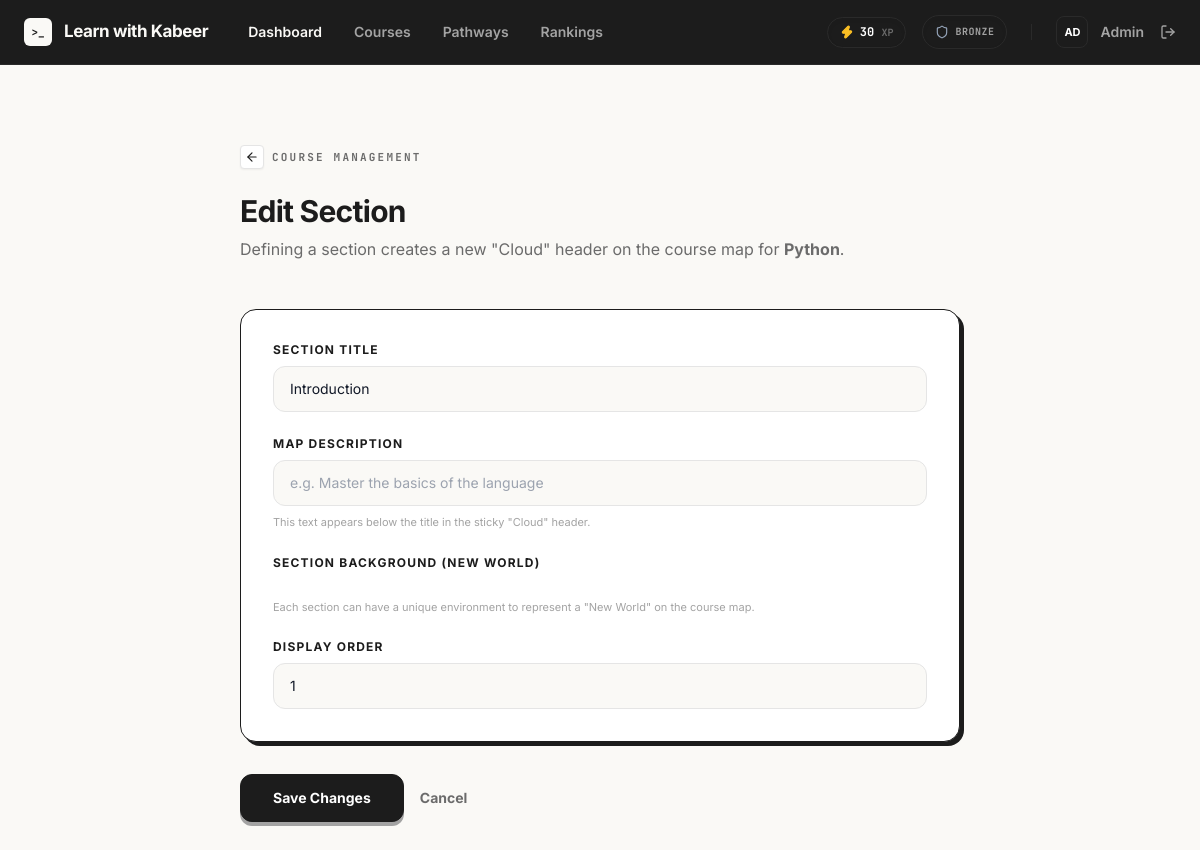
/admin/sections/5/edit (signed in), run on the app's committed database.
### tables this page shows
CREATE TABLE users (
            id INTEGER PRIMARY KEY AUTOINCREMENT,
            name TEXT NOT NULL,
            email TEXT NOT NULL UNIQUE,
            password_hash TEXT NOT NULL,
            is_admin INTEGER NOT NULL DEFAULT 0,
            created_at TEXT NOT NULL DEFAULT CURRENT_TIMESTAMP
        , total_xp INTEGER NOT NULL DEFAULT 0, streak_current INTEGER NOT NULL DEFAULT 0, streak_max INTEGER NOT NULL DEFAULT 0, last_activity_at TEXT, league TEXT NOT NULL DEFAULT 'Bronze', privacy_public INTEGER NOT NULL DEFAULT 1);

CREATE TABLE courses (
            id INTEGER PRIMARY KEY AUTOINCREMENT,
            slug TEXT NOT NULL UNIQUE,
            title TEXT NOT NULL,
            subtitle TEXT NOT NULL,
            level TEXT NOT NULL,
            status TEXT NOT NULL DEFAULT 'active'
        );

CREATE TABLE sections (
            id INTEGER PRIMARY KEY AUTOINCREMENT,
            course_id INTEGER NOT NULL,
            title TEXT NOT NULL,
            description TEXT,
            number INTEGER NOT NULL, background TEXT,
            FOREIGN KEY (course_id) REFERENCES courses (id) ON DELETE CASCADE,
            UNIQUE (course_id, number)
        );

### app.py (the view, shortened to what this page needs)
@app.route("/admin/sections/<int:section_id>/edit", methods=("GET", "POST"))
@login_required
@admin_required
def admin_section_edit(section_id):
    section = database.get_section_by_id(section_id)
    if not section:
        abort(404)
    course = database.get_course_by_id(section["course_id"])
    return render_template("admin/section_form.html", course=course, section=section, backgrounds=get_available_backgrounds())

### app.py (called while the page is built)
def get_available_backgrounds():
    bg_dir = os.path.join(app.static_folder, "imgs/assets/background")
    if not os.path.exists(bg_dir):
        return []
    return [f for f in os.listdir(bg_dir) if f.endswith(('.png', '.jpg', '.jpeg', '.gif'))]

def login_required(view):
    @wraps(view)
    def wrapped_view(**kwargs):
        if g.user is None:
            flash("Sign in to save your progress.", "info")
            return redirect(url_for("login", next=request.path))
        return view(**kwargs)
    return wrapped_view

def admin_required(view):
    @wraps(view)
    def wrapped_view(**kwargs):
        if g.user is None or not g.user["is_admin"]:
            abort(403)
        return view(**kwargs)
    return wrapped_view

@app.before_request
def load_logged_in_user():
    user_id = session.get("user_id")
    g.user = database.get_user_by_id(user_id) if user_id else None

@app.context_processor
def inject_template_helpers():
    return {
        "current_user": g.get("user"),
        "lesson_url": lesson_url,
    }

### database.py (called while the page is built)
def get_db():
    if "db" not in g:
        g.db = sqlite3.connect(current_app.config["DATABASE"])
        g.db.row_factory = sqlite3.Row
        g.db.execute("PRAGMA foreign_keys = ON")
    return g.db

def get_user_by_id(user_id):
    return get_db().execute("SELECT * FROM users WHERE id = ?", (user_id,)).fetchone()

def get_course_by_id(course_id):
    return get_db().execute("SELECT * FROM courses WHERE id = ?", (course_id,)).fetchone()

def get_section_by_id(section_id):
    return get_db().execute("SELECT * FROM sections WHERE id = ?", (section_id,)).fetchone()

### templates/admin/section_form.html (shortened to what this page needs)
{% extends "base.html" %}
{% block content %}
<main class="flex-1 overflow-y-auto bg-[#FAF9F6] font-sans selection:bg-[#1C1C1C] selection:text-white pb-20">
    <div class="mx-auto max-w-3xl px-6 py-12 md:py-20">
        <header class="mb-12">
            <nav class="mb-6 flex items-center gap-3 font-mono text-[11px] font-bold uppercase tracking-widest text-[#A3A3A3]">
                <a href="{{ url_for('admin_course_manage', course_id=course.id) }}" class="group inline-flex items-center gap-2 text-[11px] font-bold uppercase tracking-[0.2em] text-[#6B6B6B] transition-colors hover:text-[#1C1C1C]">
                    <span class="flex h-6 w-6 items-center justify-center rounded border border-[#E5E5E5] bg-white text-[#1C1C1C] shadow-sm transition-transform group-hover:scale-110">
                        <i data-lucide="arrow-left" class="h-3.5 w-3.5"></i>
                    </span>
                    Course Management
                </a>
            </nav>
            <h1 class="text-3xl font-bold tracking-tight text-[#1C1C1C]">{{ 'Edit Section' if section else 'Create New Section' }}</h1>
            <p class="mt-2 text-[#6B6B6B]">Defining a section creates a new "Cloud" header on the course map for <strong>{{ course.title }}</strong>.</p>
        </header>
        <form method="post" class="space-y-8">
            <div class="rounded-2xl border border-[#1C1C1C] bg-white p-8 shadow-[4px_4px_0_0_#1C1C1C]">
                <div class="space-y-6">
                    <div>
                        <label for="title" class="block text-xs font-bold uppercase tracking-widest text-[#1C1C1C]">Section Title</label>
                        <input type="text" name="title" id="title" value="{{ section.title if section else '' }}" required
                               class="mt-2 block w-full rounded-xl border border-[#E5E5E5] bg-[#FAF9F6] px-4 py-3 text-sm transition-all focus:border-[#1C1C1C] focus:outline-none focus:ring-1 focus:ring-[#1C1C1C]"
                               placeholder="e.g. Unit 1: Foundations">
                    </div>
                    <div>
                        <label for="description" class="block text-xs font-bold uppercase tracking-widest text-[#1C1C1C]">Map Description</label>
                        <input type="text" name="description" id="description" value="{{ section.description if section else '' }}"
                               class="mt-2 block w-full rounded-xl border border-[#E5E5E5] bg-[#FAF9F6] px-4 py-3 text-sm transition-all focus:border-[#1C1C1C] focus:outline-none focus:ring-1 focus:ring-[#1C1C1C]"
                               placeholder="e.g. Master the basics of the language">
                        <p class="mt-2 text-[11px] text-[#A3A3A3]">This text appears below the title in the sticky "Cloud" header.</p>
                    </div>
                    <div>
                        <label class="block text-xs font-bold uppercase tracking-widest text-[#1C1C1C] mb-4">Section Background (New World)</label>
                        <p class="mt-3 text-[11px] text-[#A3A3A3]">Each section can have a unique environment to represent a "New World" on the course map.</p>
                    </div>
                    {% if section %}
                    <div>
                        <label for="number" class="block text-xs font-bold uppercase tracking-widest text-[#1C1C1C]">Display Order</label>
                        <input type="number" name="number" id="number" value="{{ section.number }}" required
                               class="mt-2 block w-full rounded-xl border border-[#E5E5E5] bg-[#FAF9F6] px-4 py-3 text-sm transition-all focus:border-[#1C1C1C] focus:outline-none focus:ring-1 focus:ring-[#1C1C1C]">
                    </div>
                    {% endif %}
                </div>
            </div>
            <div class="flex items-center gap-4">
                <button type="submit" class="inline-flex h-12 items-center justify-center rounded-xl border border-[#1C1C1C] bg-[#1C1C1C] px-8 text-sm font-bold text-white shadow-[0_4px_0_0_#A3A3A3] transition-all hover:translate-y-[2px] hover:shadow-[0_2px_0_0_#A3A3A3] active:translate-y-[4px] active:shadow-none focus:outline-none">
                    {{ 'Save Changes' if section else 'Create Section' }}
                </button>
                <a href="{{ url_for('admin_course_manage', course_id=course.id) }}" class="text-sm font-bold text-[#6B6B6B] hover:text-[#1C1C1C]">Cancel</a>
            </div>
        </form>
    </div>
</main>
{% endblock %}

### templates/base.html (shortened to what this page needs)
<!DOCTYPE html>
<html lang="en">
<head>
    <script src="https://cdn.tailwindcss.com?plugins=typography"></script>
</head>
<body class="h-screen overflow-hidden bg-gray-50 text-gray-900 font-sans antialiased flex flex-col">
    <nav class="sticky top-0 z-50 flex-none border-b border-[#2A2A2A] bg-[#1C1C1C] px-6 transition-all duration-300">
        <div class="mx-auto flex h-16 max-w-6xl items-center justify-between">
            <div class="flex items-center gap-10">
                <a href="/" class="flex items-center gap-3 group" aria-label="Learn with Kabeer home">
                    <div class="flex h-7 w-7 items-center justify-center rounded-[6px] bg-[#FAF9F6] font-mono text-[11px] font-bold text-[#1C1C1C] transition-transform duration-200 group-hover:scale-105">
                        &gt;_
                    </div>
                    <span class="font-sans text-[17px] font-bold tracking-tight text-[#FAF9F6]">Learn with Kabeer</span>
                </a>
                <div class="hidden items-center gap-8 text-sm font-semibold text-[#A3A3A3] md:flex">
                    {% if current_user %}
                        <a href="{{ url_for('home') }}" class="transition-colors hover:text-[#FAF9F6] {% if request.endpoint == 'home' or (current_user.is_admin and request.endpoint and request.endpoint.startswith('admin_')) %}text-[#FAF9F6]{% endif %}">Dashboard</a>
                        <a href="{{ url_for('courses') }}" class="transition-colors hover:text-[#FAF9F6] {% if request.endpoint == 'courses' %}text-[#FAF9F6]{% endif %}">Courses</a>
                        <a href="{{ url_for('career_paths') }}" class="transition-colors hover:text-[#FAF9F6] {% if request.endpoint == 'career_paths' %}text-[#FAF9F6]{% endif %}">Pathways</a>
                        <a href="{{ url_for('rankings') }}" class="transition-colors hover:text-[#FAF9F6] {% if request.endpoint == 'rankings' %}text-[#FAF9F6]{% endif %}">Rankings</a>
                    {% endif %}
                </div>
            </div>
            <div class="flex items-center gap-6">
                <div class="flex items-center gap-6 text-sm font-semibold text-[#A3A3A3]">
                    {% if current_user %}
                        <div class="hidden items-center gap-4 md:flex">
                            <div class="flex items-center gap-1.5 rounded-full border border-[#2A2A2A] bg-[#1C1C1C] px-3 py-1.5 shadow-inner">
                                <i data-lucide="zap" class="h-3.5 w-3.5 fill-amber-400 text-amber-400"></i>
                                <span class="font-mono text-xs font-bold text-white">{{ current_user.total_xp }} <span class="text-[10px] text-[#6B6B6B]">XP</span></span>
                            </div>
                            <div class="flex items-center gap-1.5 rounded-full border border-[#2A2A2A] bg-[#1C1C1C] px-3 py-1.5 shadow-inner">
                                <i data-lucide="shield" class="h-3.5 w-3.5 text-slate-400"></i>
                                <span class="font-mono text-[10px] font-bold uppercase tracking-wider text-[#A3A3A3]">{{ current_user.league }}</span>
                            </div>
                        </div>
                        <div class="flex items-center gap-4">
                            <a href="{{ url_for('settings') }}" class="group flex items-center gap-3 transition-colors hover:text-white">
                                <div class="flex h-8 w-8 items-center justify-center rounded-lg border border-[#2A2A2A] bg-[#1C1C1C] text-[11px] font-bold text-white transition-all group-hover:border-white/20">
                                    {{ current_user.name[:2].upper() }}
                                </div>
                                <span class="text-sm font-semibold">{{ current_user["name"].split(' ')[0] }}</span>
                            </a>
                            <form action="{{ url_for('logout') }}" method="post" class="inline">
                                <button type="submit" class="flex items-center gap-2 transition-colors hover:text-[#FAF9F6]" title="Sign Out">
                                    <i data-lucide="log-out" class="h-4 w-4"></i>
                                </button>
                            </form>
                        </div>
                    {% endif %}
                </div>
            </div>
        </div>
    </nav>
    {% block content %}{% endblock %}
</body>
</html>

### templates/base.html (style rules this page uses)
html { scroll-behavior: smooth; font-feature-settings: "ss03", "cv11"; }

### data on the page
users: total_xp "30", league "BRONZE", name "AD", name "Admin"
courses: title "Python"
sections: title "Introduction", number "1"

### other printed values
{{ 'Edit Section' if section else 'Create New Section' }} "Edit Section"
{{ 'Save Changes' if section else 'Create Section' }} "Save Changes"
